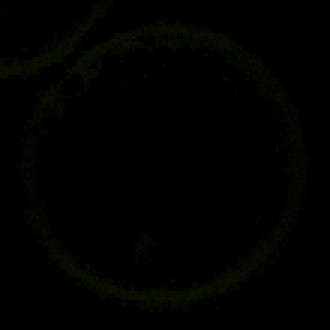
#> input picture data/immagini/trainQML/membraneStack_Sample011_L_UV_DC_001rbc3DM2.tif, 110 x 110 px (shown 3 times larger)
$ python prepare_autonomous_datasets.py
#> lines starting #> are read from the running program, lines starting #| are printed output that depends on the picture
"""Prepare 2x2, q=2 datasets for the autonomous-quantum-ratiometric paper.

Three datasets mirroring the v9 paper's experimental setup:

  Class A — canonical membrane microscopy frame (R/G channels of
            membraneStack_Sample011_L_UV_DC_001rbc3DM2.tif).
            110×110 → block-mean → 2×2 → quantise to q=2 (intensities 0..3).

  Class B — synthetic Fura-2 calcium image (Grynkiewicz 1985 calibration,
            radial Ca gradient + two puncta). side=2, then quantise to q=2.
            The classical operator is R = F340 / F380.

  Class C — synthetic roGFP2 image (Schwarzländer 2008 calibration,
            linear redox gradient + a "mitochondrial" oxidised patch).
            side=2, then quantise to q=2. The classical operator is
            OxD = (R − R_red) / (R_ox − R_red) with R = F405 / F488.

Output: paper/data_autonomous/{canonical_2x2.npz, fura2_2x2.npz, rogfp2_2x2.npz}
Each .npz holds `I_a`, `I_b` as uint8 [0,3] arrays + auxiliary fields
(quotient_classical, threshold default, raw float channels for plotting).
"""

from __future__ import annotations

import sys
from pathlib import Path

import numpy as np
from PIL import Image as PilImage

sys.stdout.reconfigure(encoding="utf-8", errors="replace")

REPO = Path(__file__).resolve().parents[1]
OUT = REPO / "paper" / "data_autonomous"
OUT.mkdir(parents=True, exist_ok=True)

Q_BIT = 2  # 2-bit intensities → values in {0, 1, 2, 3}


# ===========================================================================
# helpers
# ===========================================================================


def block_mean(arr: np.ndarray, target_side: int) -> np.ndarray:
    """Down-sample a square `arr` to `target_side × target_side` via
    non-overlapping block averaging."""
    h, w = arr.shape
    if h != w:
        raise ValueError(f"expected square input, got {arr.shape}")
    block = h // target_side
    if block * target_side != h:
        # Crop to nearest multiple
        new_h = block * target_side
        arr = arr[:new_h, :new_h]
        h = new_h
    out = arr.reshape(target_side, block, target_side, block).mean(axis=(1, 3))
    return out


def quantise_to_q(arr: np.ndarray, q: int) -> np.ndarray:
    """Linear rescale to [0, 2^q - 1] then round-to-nearest-int."""
    arr = arr.astype(np.float64)
    lo, hi = float(arr.min()), float(arr.max())
    if hi == lo:
        return np.zeros_like(arr, dtype=np.int64)
    scaled = (arr - lo) / (hi - lo) * float((1 << q) - 1)
    return np.clip(np.round(scaled), 0, (1 << q) - 1).astype(np.int64)


# ===========================================================================
# Class A — canonical microscopy frame
# ===========================================================================


def prepare_class_a() -> None:
    """Class A canonical microscopy frame at 2×2, q=2.

    The native 110×110 image is mostly background (dark pixels), so a
    naive block-mean over the whole frame collapses everything to ≈ 0.
    We instead localise a signal-rich 32×32 patch (the one with the
    highest combined R+G mean across stride-4 candidates) and block-mean
    that down to 2×2. This preserves the dynamic range we need for a
    meaningful Class-B ratio demo.

    The patch coordinates (8, 4) were selected by a brute-force scan
    over stride-4 32×32 candidates; see the comment block at the end
    of this function for the reproducibility recipe.
    """
    src = REPO / "data" / "immagini" / "trainQML" / \
          "membraneStack_Sample011_L_UV_DC_001rbc3DM2.tif"
    img = np.asarray(PilImage.open(src))
#> img is the input picture: shape (110, 110, 3); mean R, G, B 0.822, 1.29, 0
    R_raw = img[..., 0].astype(np.float64)
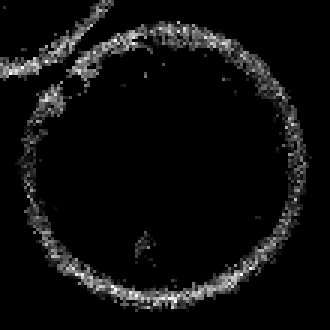
#> R_raw: shape (110, 110) float64 (shown 3 times larger); min 0, max 15, mean 0.822; drawn with min black and max white
    G_raw = img[..., 1].astype(np.float64)
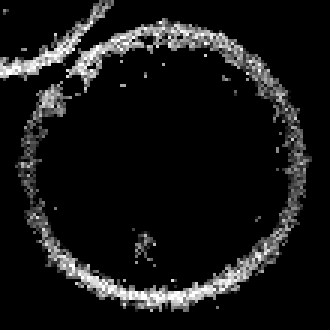
#> G_raw: shape (110, 110) float64 (shown 3 times larger); min 0, max 15, mean 1.29; drawn with min black and max white

    # Localise the signal-rich 32×32 patch (reproducibly).
    patch_y, patch_x, patch_side = 8, 4, 32
    R_patch = R_raw[patch_y:patch_y + patch_side, patch_x:patch_x + patch_side]
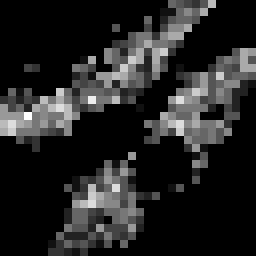
#> R_patch: shape (32, 32) float64 (shown 8 times larger); min 0, max 15, mean 2.19; drawn with min black and max white
    G_patch = G_raw[patch_y:patch_y + patch_side, patch_x:patch_x + patch_side]
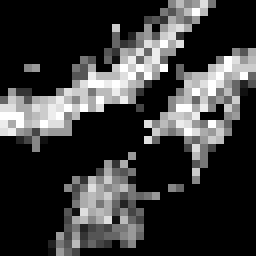
#> G_patch: shape (32, 32) float64 (shown 8 times larger); min 0, max 15, mean 3.39; drawn with min black and max white

    # Block-mean 32×32 → 2×2 (block = 16).
    R_2 = block_mean(R_patch, target_side=2)
#> in block_mean, `out = arr.reshape(target_side, block, target_side, block).mean(axis=(1..`: out = [[2.4, 3.48], [1.95, 0.914]]
#> R_2 = [[2.4, 3.48], [1.95, 0.914]]
    G_2 = block_mean(G_patch, target_side=2)
#> G_2 = [[3.88, 5.5], [2.7, 1.48]]

    # Quantise to q=2 (intensities 0..3). I_a = R (red), I_b = G (green).
    I_a = quantise_to_q(R_2, Q_BIT)
#> in quantise_to_q, `arr = arr.astype(np.float64)`: arr = [[2.4, 3.48], [1.95, 0.914]]
#> in quantise_to_q, `lo, hi = float(arr.min()), float(arr.max())`: lo = 0.914; hi = 3.48
#> in quantise_to_q, `scaled = (arr - lo) / (hi - lo) * float((1 << q) - 1)`: scaled = [[1.74, 3], [1.22, 0]]
#> I_a = [[2, 3], [1, 0]]
    I_b = quantise_to_q(G_2, Q_BIT)
#> I_b = [[2, 3], [1, 0]]

    R_classical = np.where(I_b > 0, I_a // np.maximum(I_b, 1), 0)
#> R_classical = [[1, 1], [1, 0]]
    divzero_mask = I_b == 0
#> divzero_mask = [[False, False], [False, True]]

    out_file = OUT / "canonical_2x2.npz"
    np.savez(
        out_file,
        I_a=I_a, I_b=I_b,
        R_classical=R_classical, divzero_mask=divzero_mask,
        raw_R_patch=R_patch, raw_G_patch=G_patch,
        raw_R_2=R_2, raw_G_2=G_2,
        source_path=str(src),
        patch_yx=np.array([patch_y, patch_x]),
        patch_side=patch_side,
    )
    print(f"Wrote {out_file.name}")
    print(f"  Source patch: ({patch_y}, {patch_x}) + {patch_side}×{patch_side}")
    print(f"  I_a = {I_a.tolist()}  (red channel, q=2)")
#|   I_a = [[2, 3], [1, 0]]  (red channel, q=2)
    print(f"  I_b = {I_b.tolist()}  (green channel, q=2)")
#|   I_b = [[2, 3], [1, 0]]  (green channel, q=2)
    print(f"  R_classical = {R_classical.tolist()}")
#|   R_classical = [[1, 1], [1, 0]]
    print(f"  divzero    = {divzero_mask.tolist()}")
#|   divzero    = [[False, False], [False, True]]
    # Report a_true at the natural threshold τ=0.
    good = (R_classical > 0) & (~divzero_mask)
#> good = [[True, True], [True, False]]
    print(f"  τ=0: a_true = {good.sum()}/{I_a.size} = {good.sum() / I_a.size:.3f}")
#|   τ=0: a_true = 3/4 = 0.750


# ===========================================================================
# Class B — Fura-2 synthetic
# ===========================================================================


def synthesise_fura2(
    side: int = 2, seed: int = 1
) -> tuple[np.ndarray, np.ndarray, np.ndarray]:
    """Synthetic Fura-2 dual-excitation image (radial Ca gradient + puncta)
    using the Grynkiewicz 1985 calibration. Returns (F340, F380, Ca)."""
    rng = np.random.default_rng(seed)
    yy, xx = np.mgrid[0:side, 0:side].astype(np.float64)
    cy, cx = (side - 1) / 2.0, (side - 1) / 2.0
    rr = np.sqrt((yy - cy) ** 2 + (xx - cx) ** 2) / max(side / 2.0, 1.0)
    ca_baseline = 80.0 + 220.0 * np.exp(-(rr**2) * 2.0)
    # Puncta only render meaningfully at side >= 8; at side=2 the gradient
    # is the dominant signal, which is exactly what we want.
    ca = ca_baseline + rng.normal(0.0, 5.0, ca_baseline.shape)
    ca = np.clip(ca, 10.0, 2000.0)
    K_d = 224.0
    Sf340, Sb340 = 50.0, 250.0
    Sf380, Sb380 = 250.0, 50.0
    f340 = Sf340 + (Sb340 - Sf340) * ca / (K_d + ca)
    f380 = Sf380 + (Sb380 - Sf380) * ca / (K_d + ca)
    return f340, f380, ca


def prepare_class_b() -> None:
    f340, f380, ca = synthesise_fura2(side=2, seed=1)
    I_a = quantise_to_q(f340, Q_BIT)  # F340 → "a" channel
    I_b = quantise_to_q(f380, Q_BIT)  # F380 → "b" channel
    R_classical = np.where(I_b > 0, I_a // np.maximum(I_b, 1), 0)
    divzero_mask = I_b == 0

    out_file = OUT / "fura2_2x2.npz"
    np.savez(
        out_file,
        I_a=I_a, I_b=I_b,
        R_classical=R_classical, divzero_mask=divzero_mask,
        raw_F340=f340, raw_F380=f380, raw_Ca=ca,
        source="synthesise_fura2(side=2, seed=1)",
    )
    print(f"Wrote {out_file.name}")
    print(f"  I_a (F340 quantised) = {I_a.tolist()}")
    print(f"  I_b (F380 quantised) = {I_b.tolist()}")
    print(f"  R_classical = {R_classical.tolist()}")


# ===========================================================================
# Class C — roGFP2 synthetic
# ===========================================================================


def synthesise_rogfp(
    side: int = 2, seed: int = 2
) -> tuple[np.ndarray, np.ndarray, np.ndarray]:
    """Synthetic roGFP2 dual-excitation image (linear OxD gradient + patch)
    using Schwarzländer 2008 calibration. Returns (F405, F488, OxD)."""
    rng = np.random.default_rng(seed)
    yy, xx = np.mgrid[0:side, 0:side].astype(np.float64)
    oxd = 0.20 + 0.60 * (yy / max(side - 1, 1))
    oxd = np.clip(oxd + rng.normal(0.0, 0.01, oxd.shape), 0.0, 1.0)
    I405_red, I405_ox = 0.85, 5.00
    I488_red, I488_ox = 1.00, 0.20
    f405 = (1.0 - oxd) * I405_red + oxd * I405_ox
    f488 = (1.0 - oxd) * I488_red + oxd * I488_ox
    f405 = f405 + rng.normal(0.0, 0.01, f405.shape)
    f488 = f488 + rng.normal(0.0, 0.01, f488.shape)
    return f405, f488, oxd


def prepare_class_c() -> None:
    f405, f488, oxd = synthesise_rogfp(side=2, seed=2)
    I_a = quantise_to_q(f405, Q_BIT)
    I_b = quantise_to_q(f488, Q_BIT)
    R_classical = np.where(I_b > 0, I_a // np.maximum(I_b, 1), 0)
    divzero_mask = I_b == 0

    out_file = OUT / "rogfp2_2x2.npz"
    np.savez(
        out_file,
        I_a=I_a, I_b=I_b,
        R_classical=R_classical, divzero_mask=divzero_mask,
        raw_F405=f405, raw_F488=f488, raw_OxD=oxd,
        R_red=0.20, R_ox=4.50,
        source="synthesise_rogfp(side=2, seed=2)",
    )
    print(f"Wrote {out_file.name}")
    print(f"  I_a (F405 quantised) = {I_a.tolist()}")
    print(f"  I_b (F488 quantised) = {I_b.tolist()}")
    print(f"  R_classical = {R_classical.tolist()}")


def main() -> int:
    prepare_class_a()
    print()
    prepare_class_b()
    print()
    prepare_class_c()
    print()
    print(f"All datasets written to {OUT}/")
    return 0


if __name__ == "__main__":
    raise SystemExit(main())
#> (the program exits here)
